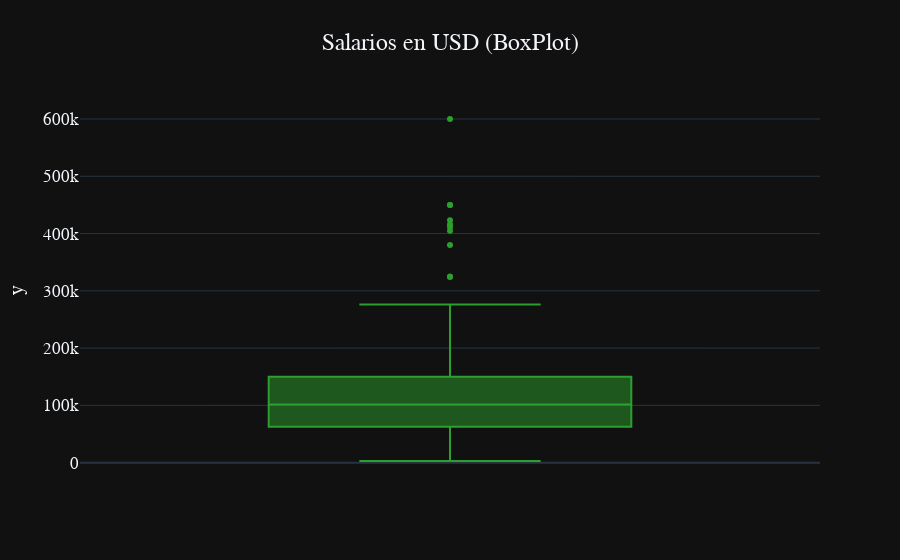

Source (notebook cell):
### Markdown cell above
### Salario en Dolares

### Code cell
hist_data = [df['salary_in_usd']]
group_labels = ['salary_in_usd']

fig1 = px.box(y=df['salary_in_usd'], color_discrete_sequence=['#2ca02c'], template='plotly_dark', 
              title='Salarios en USD (BoxPlot)')
fig1.update_layout(font=dict(size=17, family="Franklin Gothic"), title_x=0.5)
fig1.show()

### Figure 1 — Plotly figure (JSON) as saved in the notebook; plotly's stock layout.template omitted (floating-point values rounded to 4 significant figures; data arrays with more than 128 entries replaced by an {"elided": "..."} marker saying what was removed)
{"data": [{"alignmentgroup": "True", "hovertemplate": "y=%{y}<extra></extra>", "legendgroup": "", "marker": {"color": "#2ca02c"}, "name": "", "notched": false, "offsetgroup": "", "orientation": "v", "showlegend": false, "type": "box", "x0": " ", "xaxis": "x", "y": {"elided": "607 int values"}, "y0": " ", "yaxis": "y"}], "layout": {"autosize": true, "boxmode": "group", "font": {"family": "Franklin Gothic", "size": 17}, "legend": {"tracegroupgap": 0}, "title": {"text": "Salarios en USD (BoxPlot)", "x": 0.5}, "xaxis": {"anchor": "y", "autorange": true, "domain": [0, 1], "range": [-0.5, 0.5], "type": "category"}, "yaxis": {"anchor": "x", "autorange": true, "domain": [0, 1], "range": [-30320.0, 633200.0], "title": {"text": "y"}, "type": "linear"}}}
